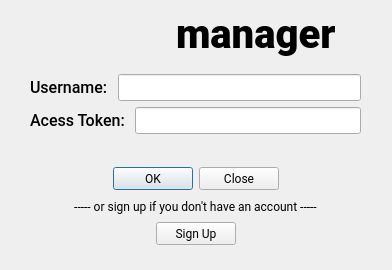
<?xml version="1.0" encoding="UTF-8"?>
<ui version="4.0">
 <class>Dialog</class>
 <widget class="QDialog" name="Dialog">
  <property name="geometry">
   <rect>
    <x>0</x>
    <y>0</y>
    <width>392</width>
    <height>270</height>
   </rect>
  </property>
  <property name="sizePolicy">
   <sizepolicy hsizetype="Fixed" vsizetype="Fixed">
    <horstretch>0</horstretch>
    <verstretch>0</verstretch>
   </sizepolicy>
  </property>
  <property name="minimumSize">
   <size>
    <width>392</width>
    <height>270</height>
   </size>
  </property>
  <property name="maximumSize">
   <size>
    <width>392</width>
    <height>270</height>
   </size>
  </property>
  <property name="font">
   <font>
    <family>Roboto</family>
   </font>
  </property>
  <property name="windowTitle">
   <string>Pixela Manager - Login</string>
  </property>
  <property name="windowIcon">
   <iconset>
    <normaloff>../icons/icon.png</normaloff>../icons/icon.png</iconset>
  </property>
  <widget class="QWidget" name="layoutWidget">
   <property name="geometry">
    <rect>
     <x>30</x>
     <y>10</y>
     <width>331</width>
     <height>236</height>
    </rect>
   </property>
   <layout class="QVBoxLayout" name="verticalLayout" stretch="1,1,1,1,1,1">
    <item>
     <layout class="QHBoxLayout" name="horizontalLayout_9">
      <property name="bottomMargin">
       <number>10</number>
      </property>
      <item>
       <spacer name="horizontalSpacer_5">
        <property name="orientation">
         <enum>Qt::Horizontal</enum>
        </property>
        <property name="sizeHint" stdset="0">
         <size>
          <width>40</width>
          <height>20</height>
         </size>
        </property>
       </spacer>
      </item>
      <item>
       <widget class="QLabel" name="label">
        <property name="sizePolicy">
         <sizepolicy hsizetype="Preferred" vsizetype="Maximum">
          <horstretch>0</horstretch>
          <verstretch>0</verstretch>
         </sizepolicy>
        </property>
        <property name="minimumSize">
         <size>
          <width>115</width>
          <height>43</height>
         </size>
        </property>
        <property name="maximumSize">
         <size>
          <width>115</width>
          <height>43</height>
         </size>
        </property>
        <property name="text">
         <string/>
        </property>
        <property name="pixmap">
         <pixmap>../icons/logo.png</pixmap>
        </property>
        <property name="scaledContents">
         <bool>true</bool>
        </property>
       </widget>
      </item>
      <item>
       <widget class="QLabel" name="label_5">
        <property name="sizePolicy">
         <sizepolicy hsizetype="Preferred" vsizetype="Maximum">
          <horstretch>0</horstretch>
          <verstretch>0</verstretch>
         </sizepolicy>
        </property>
        <property name="font">
         <font>
          <family>Roboto Black</family>
          <pointsize>30</pointsize>
          <bold>true</bold>
         </font>
        </property>
        <property name="text">
         <string>manager</string>
        </property>
       </widget>
      </item>
      <item>
       <spacer name="horizontalSpacer_6">
        <property name="orientation">
         <enum>Qt::Horizontal</enum>
        </property>
        <property name="sizeHint" stdset="0">
         <size>
          <width>40</width>
          <height>20</height>
         </size>
        </property>
       </spacer>
      </item>
     </layout>
    </item>
    <item>
     <layout class="QGridLayout" name="gridLayout">
      <item row="0" column="1" colspan="2">
       <widget class="QLineEdit" name="username_input">
        <property name="font">
         <font>
          <family>Roboto</family>
          <pointsize>12</pointsize>
         </font>
        </property>
       </widget>
      </item>
      <item row="1" column="2">
       <widget class="QLineEdit" name="token_input">
        <property name="font">
         <font>
          <family>Roboto</family>
          <pointsize>12</pointsize>
         </font>
        </property>
        <property name="echoMode">
         <enum>QLineEdit::Password</enum>
        </property>
       </widget>
      </item>
      <item row="0" column="0">
       <widget class="QLabel" name="label_2">
        <property name="font">
         <font>
          <family>Roboto Medium</family>
          <pointsize>12</pointsize>
         </font>
        </property>
        <property name="text">
         <string>Username: </string>
        </property>
       </widget>
      </item>
      <item row="1" column="0" colspan="2">
       <widget class="QLabel" name="label_3">
        <property name="font">
         <font>
          <family>Roboto Medium</family>
          <pointsize>12</pointsize>
         </font>
        </property>
        <property name="text">
         <string>Acess Token: </string>
        </property>
       </widget>
      </item>
     </layout>
    </item>
    <item>
     <widget class="QLabel" name="invalid_label">
      <property name="font">
       <font>
        <family>Roboto</family>
        <pointsize>12</pointsize>
       </font>
      </property>
      <property name="styleSheet">
       <string notr="true">color: rgb(223, 0, 0);</string>
      </property>
      <property name="text">
       <string/>
      </property>
      <property name="alignment">
       <set>Qt::AlignCenter</set>
      </property>
     </widget>
    </item>
    <item>
     <layout class="QHBoxLayout" name="horizontalLayout_2">
      <item>
       <spacer name="horizontalSpacer_3">
        <property name="orientation">
         <enum>Qt::Horizontal</enum>
        </property>
        <property name="sizeHint" stdset="0">
         <size>
          <width>40</width>
          <height>20</height>
         </size>
        </property>
       </spacer>
      </item>
      <item>
       <widget class="QPushButton" name="ok_button">
        <property name="cursor">
         <cursorShape>PointingHandCursor</cursorShape>
        </property>
        <property name="text">
         <string>OK</string>
        </property>
       </widget>
      </item>
      <item>
       <widget class="QPushButton" name="close_button">
        <property name="cursor">
         <cursorShape>PointingHandCursor</cursorShape>
        </property>
        <property name="text">
         <string>Close</string>
        </property>
       </widget>
      </item>
      <item>
       <spacer name="horizontalSpacer_4">
        <property name="orientation">
         <enum>Qt::Horizontal</enum>
        </property>
        <property name="sizeHint" stdset="0">
         <size>
          <width>40</width>
          <height>20</height>
         </size>
        </property>
       </spacer>
      </item>
     </layout>
    </item>
    <item>
     <widget class="QLabel" name="label_4">
      <property name="text">
       <string>----- or sign up if you don't have an account -----</string>
      </property>
      <property name="alignment">
       <set>Qt::AlignCenter</set>
      </property>
     </widget>
    </item>
    <item>
     <layout class="QHBoxLayout" name="horizontalLayout">
      <item>
       <spacer name="horizontalSpacer">
        <property name="orientation">
         <enum>Qt::Horizontal</enum>
        </property>
        <property name="sizeHint" stdset="0">
         <size>
          <width>98</width>
          <height>24</height>
         </size>
        </property>
       </spacer>
      </item>
      <item>
       <widget class="QPushButton" name="signup_button">
        <property name="sizePolicy">
         <sizepolicy hsizetype="Fixed" vsizetype="Fixed">
          <horstretch>0</horstretch>
          <verstretch>0</verstretch>
         </sizepolicy>
        </property>
        <property name="cursor">
         <cursorShape>PointingHandCursor</cursorShape>
        </property>
        <property name="text">
         <string>Sign Up</string>
        </property>
       </widget>
      </item>
      <item>
       <spacer name="horizontalSpacer_2">
        <property name="orientation">
         <enum>Qt::Horizontal</enum>
        </property>
        <property name="sizeHint" stdset="0">
         <size>
          <width>98</width>
          <height>24</height>
         </size>
        </property>
       </spacer>
      </item>
     </layout>
    </item>
   </layout>
  </widget>
 </widget>
 <resources/>
 <connections/>
</ui>
